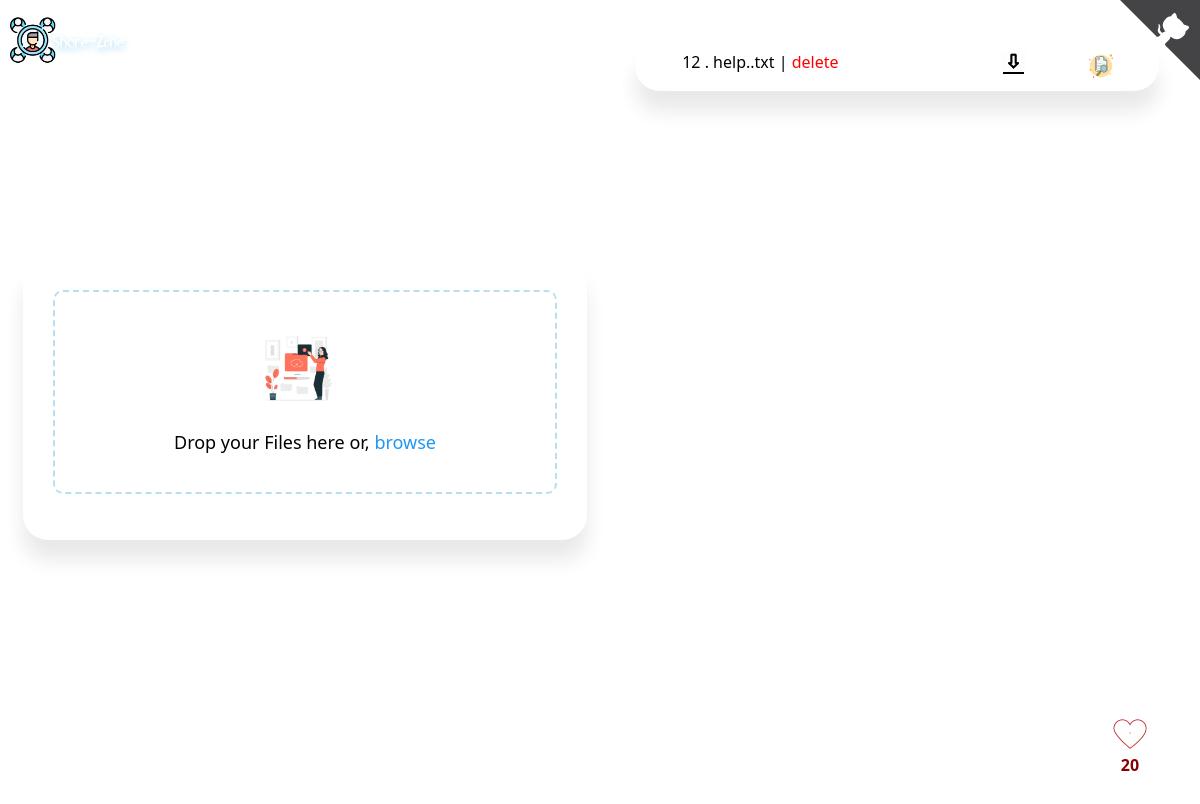
Before: / with the older database file.
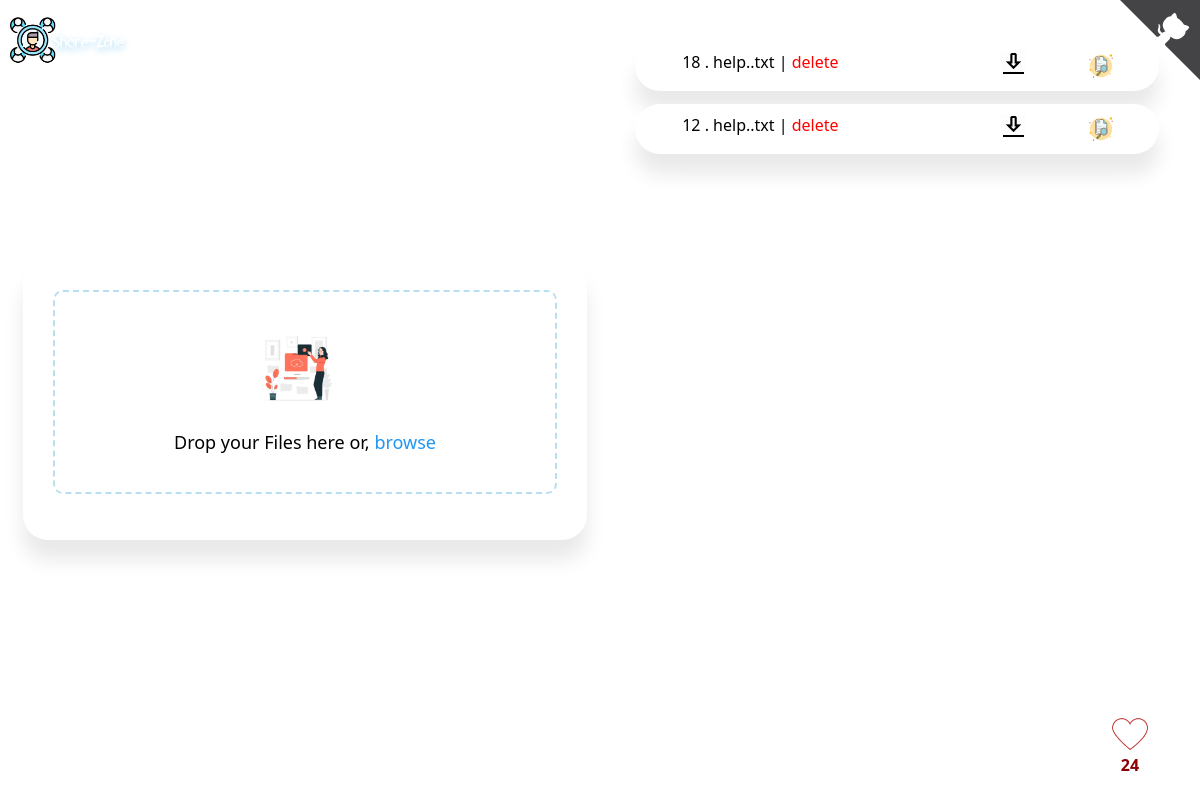
After: the same page with the newer database file.
### backend/models.py (models this page shows, shortened)
class files(models.Model):
    id=models.AutoField(primary_key=True)
    upload_at = models.DateTimeField(default=datetime.now())
    name=models.CharField(max_length=1000)
    file=models.FileField(upload_to='')

class like(models.Model):
    ids=models.CharField(default='1',max_length=1)
    likeno=models.CharField(default='0',max_length=10000)

### backend/views.py (the view)
# urls.py: path('', index,name='home'),
def index(request):
  if request.method == 'POST':
    name=request.POST.get('name')
    likeuser(name=name).save()
    likeno=int(like.objects.filter(id=1)[0].likeno)+1
    like(id='1',likeno=likeno).save()
  s=reversed(files.objects.all())
  return render(request,'home.html',{'uploadedfiles':s,'likes':like.objects.filter(id=1)[0].likeno})

### template/home.html (shortened to what this page needs)
{% extends 'base.html' %}
{% load static %}
{% block body %}
<section class="upload-container">
	<form action="upload/" method="POST" id="formsend" enctype="multipart/form-data">
		<div class="drop-zone">{% csrf_token %}
			<div class="icon-container"> <img src="{% static 'upload.jpg' %}" draggable="false" class="center" alt="File Icon"></div>
			<div class="title"> <span id="droptext" > Drop your Files here or,</span> <span id="browseBtn">browse</span></div>
		</div> <button type="submit" id="uploadfilebtn" style="display: none;"></button>
	</form>
</section>
<section class="fileshow" >
	{% for fil in uploadedfiles%}
	<div class="download-container">  <div class='leftdiv point'> <span>{{fil.id}}</span> . {{fil.name}} |
		<span  > <a href="/delete/{{fil.id}}" style='all: unset;color: red;'> delete</a></span>
	</div>
	<div class="rightdiv">
		<a href="{{fil.file.url}}" download >
			<img src="{% static 'download.gif' %}" width="25px" alt="Download now"></a>
		</div>
	<div class="rightdiv">
	<a href="/view/{{fil.id}}">
		<img src="{% static 'view.png' %}" width="30px" style="margin-left: 3px;" alt="view now"></a>
	</div>
</div>
	{% endfor %}
</section>
{% endblock %}

### template/base.html (shortened to what this page needs)
{% load static %}
<head>
<link rel="stylesheet" href="{% static 'main.css' %}">
<body style="background: url('/static/background.png');"  >
  <a href="{% url 'home' %}">
    <img src="{% static 'logo.png' %}" alt="Share-Zone" class="logo">
  </a>
{% block body%}
{% endblock %}
<a onclick="likes()" class="float">
  <img src="{% static 'heart.gif' %}" alt="heart" width="70%"> <span id="likno" style="color: darkred;font-weight: bold;" >{{likes}}</span>
  </a>
<a href="https://github.com/Sd-Shivam/Share-Zone" class="github-corner"
    aria-label="View source on GitHub">
</a>
</body>
</html>

### backend/static/main.css (style rules this page uses)
body { background: no-repeat; background-size: cover; font-family: system-ui; background: var(--main-bg-color); height: 98vh; overflow: hidden }
.logo { position: absolute; top: -19px; left: 10px; width: 135px }
body, .upload-container, .drop-zone { display: flex; align-items: center; justify-content: center }
.upload-container, .drop-zone { flex-direction: column }
.leftdiv { float: left; width: 50%; margin: 10px; margin-left: 9%; }
.rightdiv { float: right; margin: 10px; margin-left: 9%; }
.upload-container { background: #fff; border-radius: 25px; margin: 15px; box-shadow: 0 20px 20px 0 #00000017 }
.download-container { margin: 13px; display: flex; background: #fff; border-radius: 25px; box-shadow: 0 20px 20px 0 #00000017 }
.drop-zone { width: var(--container-width); min-height: 200px; border: 2px dashed var(--border-color); border-radius: 10px; margin: 30px; transition: .2s all ease-in }
.icon-container { position: relative; width: 90px; height: 100px }
.icon-container img { width: 75px; position: absolute; transition: transform .25s ease-in-out; transform-origin: bottom }
.icon-container .center { z-index: 10 }
.float { position:fixed; width:60px; height:60px; bottom:40px; right:40px; color:#FFF; border-radius:50px; text-align:center; }
.point { cursor: pointer; }
.title { font-size: large }
#browseBtn { color: #2196f3; cursor: pointer }
.fileshow { width: 100%; height: 98vh; margin: 20px; align-self: baseline; overflow: auto; }

Changed rows visible on the page:
added files: id "18", name "help..txt"
changed like: likeno "20" → "24"
